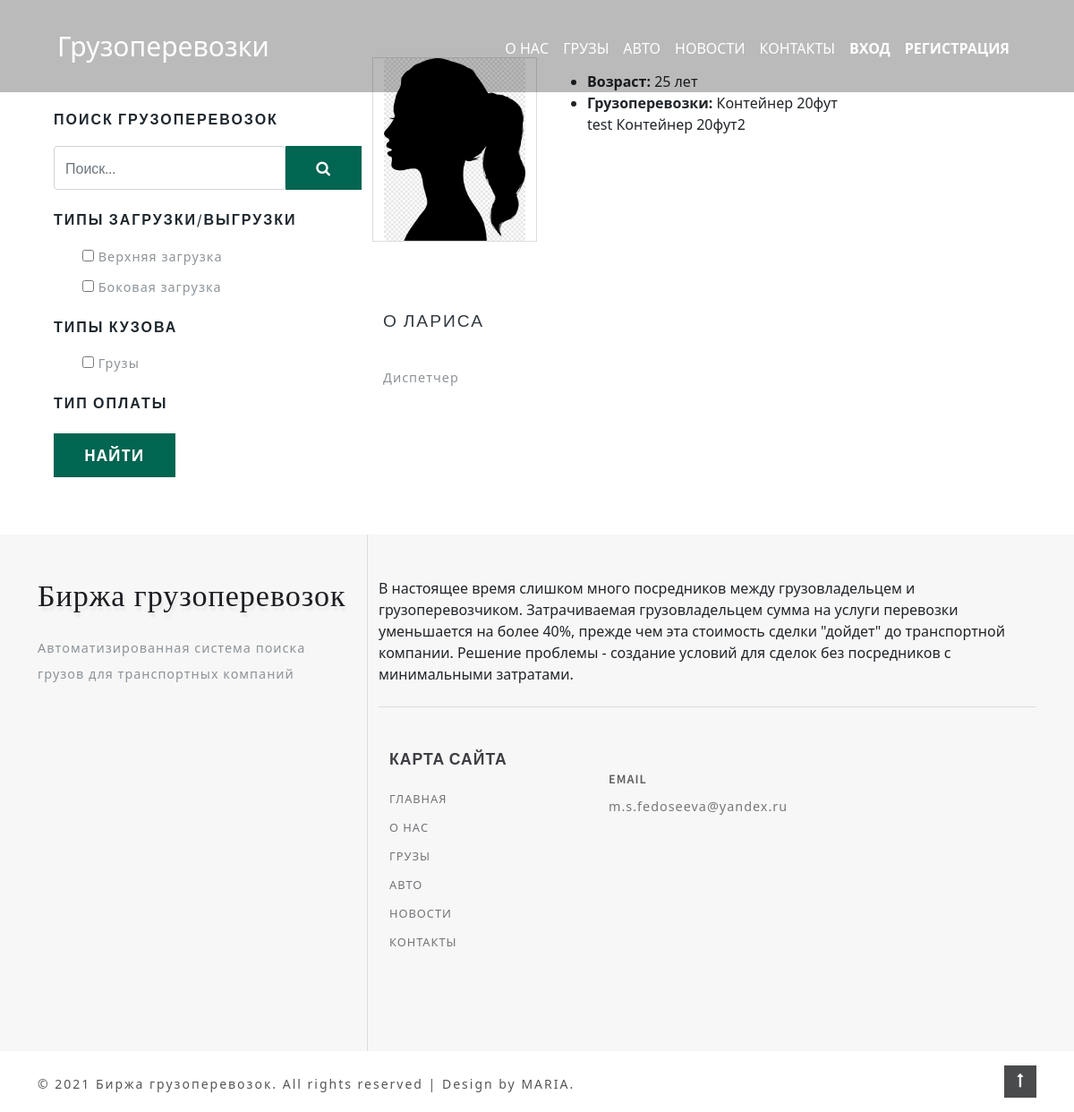
Page /worker/Лариса/ on the earlier database version.
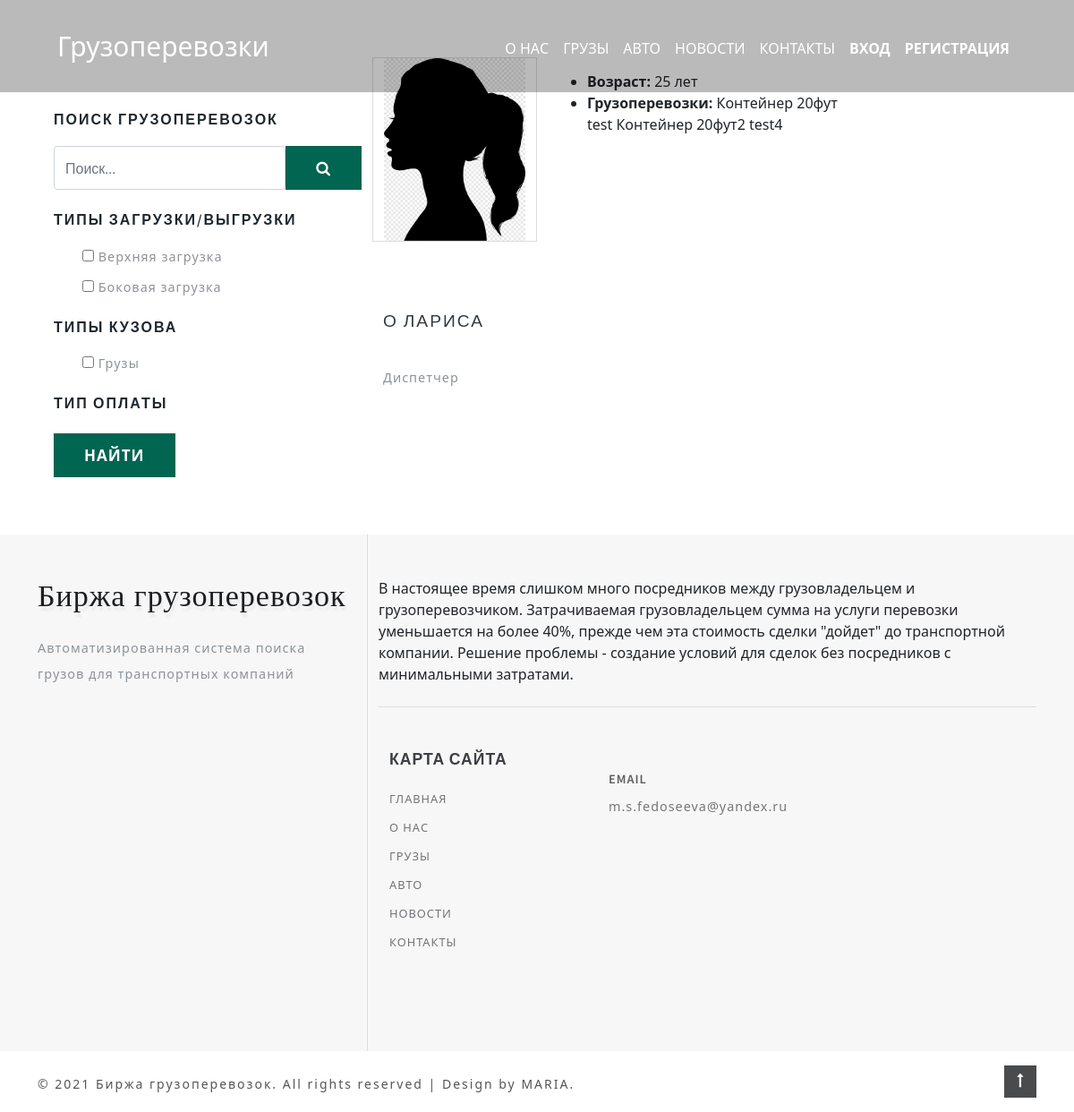
Same page on the later database version.
### freights/models.py (models this page shows, shortened)
class Type(models.Model):
    name = models.CharField("Имя", max_length=100)
    description = models.TextField("Описание")
    url = models.SlugField(max_length=160, unique=True)
    class Meta:
        verbose_name = "Типы загрузки"
        verbose_name_plural = "Типы загрузки"

class Category(models.Model):
    name = models.CharField("Тип кузова", max_length=150)
    description = models.TextField("Описание")
    url = models.SlugField(max_length=160, unique=True)
    class Meta:
        verbose_name = "Тип кузова"
        verbose_name_plural = "Типы кузова"

class Freight(models.Model):
    title = models.CharField("Название", max_length=100)
    city1 = models.CharField("Загрузка", max_length=100, default='')
    description = models.TextField("Описание")
    author = models.ForeignKey(settings.AUTH_USER_MODEL, default=settings.AUTH_USER_MODEL, on_delete=models.CASCADE, )
    city2 = models.CharField("Выгрузка", max_length=100, default='')
    directors = models.ManyToManyField(Worker, verbose_name="диспетчер", related_name="freight_director")
    workers = models.ManyToManyField(Worker, verbose_name="директор", related_name="freight_worker")
    types = models.ManyToManyField(Type, verbose_name="типы")
    pays = models.ManyToManyField(Pays, verbose_name="типы оплаты")
    date_to = models.DateField("Дата загрузки", default=date.today)
    date_off = models.DateField("Дата выгрузки", default=date.today)
    volume = models.PositiveIntegerField(
        "Объем груза", default=10, help_text="указывать в м3"
    )
    weight = models.PositiveIntegerField(
        "Масса груза", default=0, help_text="указывать в тоннах"
    )
    sum = models.PositiveIntegerField(
        "Ставка", default=0, help_text="указывать сумму в рублях"
    )
    category = models.ForeignKey(
        Category, verbose_name="Тип кузова", on_delete=models.SET_NULL, null=True
    )
    url = models.SlugField(max_length=130, unique=True)
    draft = models.BooleanField("Черновик", default=False)
    def get_absolute_url(self):
        return reverse("freight_detail", kwargs={"slug": self.url})
    class Meta:
        verbose_name = "Грузоперевозка"
        verbose_name_plural = "Грузоперевозки"

### freights/views.py (the view)
# urls.py: path("worker/<str:slug>/", views.WorkerView.as_view(), name="worker_detail"),
class WorkerView(TypePay, DetailView):
    model = Worker
    template_name = 'freights/worker.html'
    slug_field = "name"

### freights/templatetags/freight_tag.py (called while the page is built)
@register.inclusion_tag('freights/tags/last_freight.html')
def get_last_freights(count=5):
    freights = Freight.objects.order_by("id")[:count]
    return {"last_freights": freights}

### freights/views.py (called while the page is built)
    def get_types(self):
        return Type.objects.all()

    def get_pays(self):
        return Pays.objects.all()

    def get_categories(self):
        return Category.objects.all()

### templates/freights/worker.html (shortened to what this page needs)
{% extends 'freights/base.html' %}
{% load static %}
{% block container %}
    <div class="container py-md-3">
{% endblock container %}
{% block sidebar %}
    <div class="side-bar col-lg-4">
{% endblock sidebar %}
{% block freight %}
    <div class="left-ads-display col-lg-8">
        <div class="row">
            <div class="desc1-left col-md-3">
                <img src="{{ worker.image.url }}" class="img-fluid" alt="">
            </div>
            <div class="desc1-right col-md-6 pl-lg-4">
                <ul>
                    <li>
                        <span><b>Возраст:</b> {{ worker.age }} лет</span></li>
                    <li><span><b>Грузоперевозки:</b>
                        {% for freight in worker.freight_director.all %}
                        {{ freight.title }}
                    {% endfor %}
                    </span>
                    </li>
                </ul>
            </div>
        </div>
        <div class="row sub-para-w3layouts mt-5">
            <h3 class="shop-sing editContent">
                О {{ worker.name }}
            </h3>
            <p style="width:100%" class="editContent">
                {{ worker.description|safe }}
            </p>
        </div>
    </div>
{% endblock freight %}

### templates/include/sidebar.html (shortened to what this page needs)
{%load freight_tag%}
<div class="search-bar w3layouts-newsletter" style="margin-top:60px">
    <h3 class="sear-head editContent">Поиск грузоперевозок</h3>
    <form action="{% url 'search' %}" method="get" class="d-flex editContent">
        <input type="search" placeholder="Поиск..." name="q" class="form-control" required="">
        <button type="submit" class="btn1 btn">
            <span class="fa fa-search" aria-hidden="true"></span>
        </button>
    </form>
</div>
    <form action="{% url 'filter' %}" method="get" name="filter">
    <div class="left-side my-4">
        <h3 class="sear-head editContent" >Типы загрузки/выгрузки</h3>
        <ul class="w3layouts-box-list">
            {%for type in view.get_types%}
            <li class="editContent" >
                <input type="checkbox" class="checked" name="type" value="{{type.id}}">
                <span class="span editContent" >{{type.name}}</span>
            </li>
            {%endfor%}
        </ul>
    </div>
    <div class="left-side my-4">
        <h3 class="sear-head editContent" >Типы кузова</h3>
        <ul class="w3layouts-box-list">
            {%for category in view.get_categories%}
            <li class="editContent" >
                <input type="checkbox" class="checked" name="type" value="{{category.id}}">
                <span class="span editContent" >{{category.name}}</span>
            </li>
            {%endfor%}
        </ul>
    </div>
    <div class="left-side my-4">
        <h3 class="sear-head editContent" >Тип оплаты</h3>
    </div>
    <button type="submit" class="btng">Найти</button>
    </form>

Differences in the rows shown:
added Freight: title "test4"
